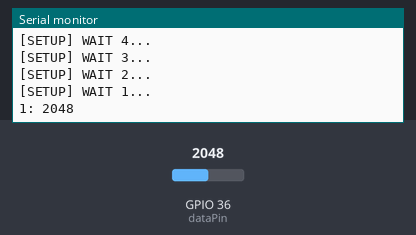
Bench run of a sketch on a simulated ESP32. On the bench: the last lines printed to the serial monitor. The test bench sets the inputs (shaded band); at power-on: GPIO 36 (dataPin) = 2048.

Above: at 5.2 s.
5.3 s: GPIO 36 (dataPin) set to 2866
At 6.5 s:
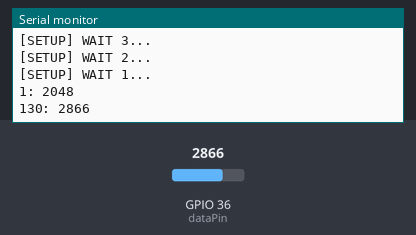
6.8 s: GPIO 36 (dataPin) set to 3603
At 7.6 s:
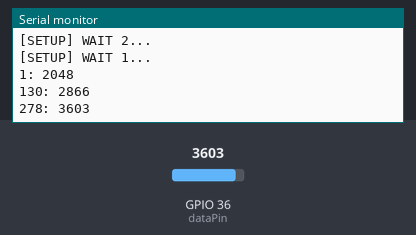
Timing chart, 0 to 9.8 s (numbered marks = the images above; inputs shaded):
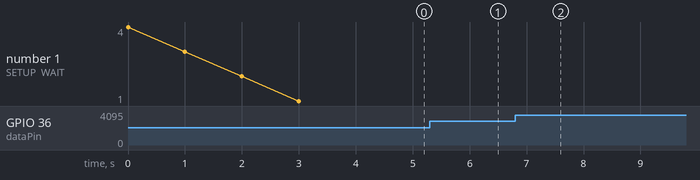

The sketch:

light.ino
```cpp
#include <Arduino.h>
#include <gmFn.h>
//#include <gmUrl.h>

// датчик осввещённости

int dataPin = A0;
int oldval = 0;
int n = 0;
int step = 25;


void setup()
{
	pinMode(dataPin, INPUT);
	Serial_init();

}// setup


void loop()
{
	n++;
	int val = analogRead(dataPin);
	int delta = val - oldval;
	if ( delta < 0 )
		delta = -delta;
	if ( delta >= step ){
		Serial.printf("%d: %d\n", n, val);
		oldval = val;
	}
	delay(10);
}// loop
```

Measured:
- after the input at 5.3 s, the serial monitor: prints a new line at once (image 1)
- after the input at 6.8 s, the serial monitor: prints a new line at once (image 2)
